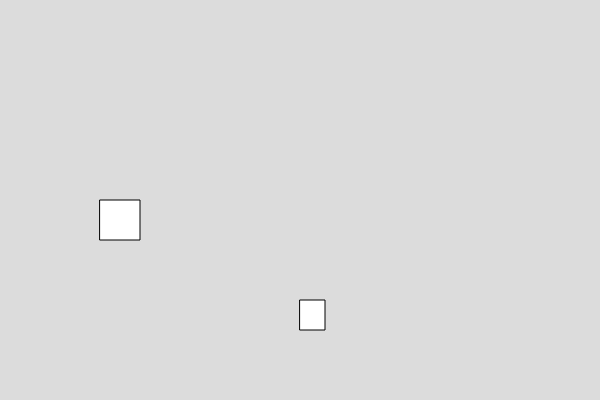
Frame 1 (no input)
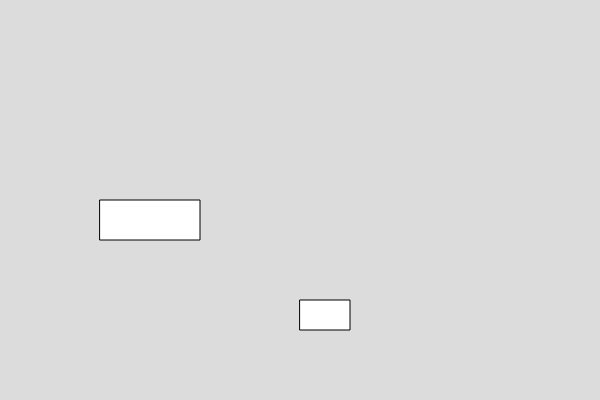
Frame 60 (no input)
Frame 120 (the mouse pressed at the canvas centre since frame 60): identical to frame 60, image omitted

The p5.js sketch that drew these frames (run headless with seeded random() and noise() and a simulated clock; from frame 60 on, the mouse is pressed at the canvas centre):

// p5.js sketch
// ── sketch.js

var box1, box2

function setup() {
  createCanvas(600, 400);
  box1 = new Box(100,200,40,40)
  box2= new Box(300,300,25,30)
}

function draw() {
  background(220);
  box1.show()
  box1.setwidth(100)
  box2.show()
  box2.setwidth(50)
}


// ── box.js
class Box
  {
    constructor(x,y,w,h)
    {
      this.x =x;
      this.y = y
      this.w = w;
      this.h = h;
    }
    
    show()
    {
      rect(this.x,this.y,this.w,this.h)
    }
    
    //write function to set the width of the box
    setwidth(n){
      this.w = n
    }
    
  }

  
